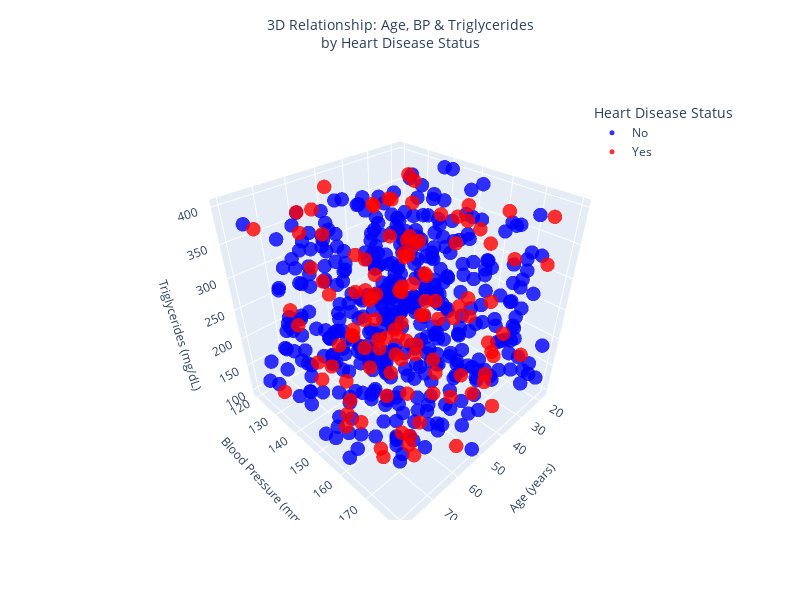

The notebook cell this image was saved under:
### Markdown cell above
# Visualization 5: 3D Scatterplot of Cardiovascular Risk Factors

### Code cell
# Load data
df = pd.read_csv('heart_disease.csv').dropna(subset=['Age', 'Blood Pressure', 'Triglyceride Level'])

# Sample Size 
df_sampled = df.sample(n=550, random_state=42)

# Create figure
fig = go.Figure()

# Plot by heart disease status
for status, color in [('No', 'blue'), ('Yes', 'red')]:
    subset = df_sampled[df_sampled['Heart Disease Status'] == status]
    fig.add_trace(go.Scatter3d(
        x=subset['Age'],
        y=subset['Blood Pressure'],
        z=subset['Triglyceride Level'],
        mode='markers',
        marker=dict(
            color=color,
            size=5,
            opacity=0.8,
        ),
        name=status
    ))

# Formatting
fig.update_layout(
    width=800,  
    height=600,  
    scene=dict(
        xaxis_title='Age (years)',
        yaxis_title='Blood Pressure (mmHg)',
        zaxis_title='Triglycerides (mg/dL)',
        xaxis=dict(title_font=dict(size=12)),
        yaxis=dict(title_font=dict(size=12)),
        zaxis=dict(title_font=dict(size=12)),
    ),
    title=dict(
        text='3D Relationship: Age, BP & Triglycerides<br>by Heart Disease Status',
        font=dict(size=14),
        x=0.5,
        y=0.95
    ),
    legend=dict(
        title_text='Heart Disease Status',  # Legend title
        font=dict(size=12),
        x=0.8,  
        y=1,  
    )
)

# Display the visualization
fig.show()
plt.savefig('3DRelationship_AgeBpTriglyceridesHeartDisease.png')

### Figure 1 — Plotly figure (JSON) as saved in the notebook; plotly's stock layout.template omitted (floating-point values rounded to 4 significant figures; data arrays with more than 128 entries replaced by an {"elided": "..."} marker saying what was removed)
{"data": [{"marker": {"color": "blue", "opacity": 0.8, "size": 5}, "mode": "markers", "name": "No", "type": "scatter3d", "x": {"elided": "436 int values"}, "y": {"elided": "436 int values"}, "z": {"elided": "436 int values"}}, {"marker": {"color": "red", "opacity": 0.8, "size": 5}, "mode": "markers", "name": "Yes", "type": "scatter3d", "x": [72, 43, 51, 72, 35, 52, 29, 40, 70, 18, 76, 56, 78, 58, 76, 18, 62, 61, 24, 37, 42, 77, 26, 71, 35, 50, 61, 43, 66, 48, 57, 37, 41, 51, 46, 39, 39, 55, 55, 19, 55, 27, 46, 70, 25, 72, 79, 59, 38, 73, 33, 30, 76, 35, 71, 46, 68, 61, 67, 71, 57, 77, 36, 45, 23, 78, 70, 22, 61, 73, 56, 70, 21, 62, 19, 52, 34, 69, 59, 21, 58, 23, 52, 23, 18, 54, 39, 59, 39, 73, 35, 43, 36, 61, 49, 29, 31, 62, 62, 21, 59, 20, 50, 67, 52, 33, 54, 68, 36, 24, 31, 58, 65, 35], "y": [141, 149, 151, 168, 167, 159, 160, 155, 154, 144, 127, 130, 159, 130, 126, 144, 151, 123, 175, 144, 176, 173, 153, 165, 160, 179, 123, 125, 167, 155, 160, 135, 178, 138, 137, 163, 161, 168, 152, 175, 144, 132, 143, 140, 138, 164, 167, 136, 143, 176, 122, 142, 159, 137, 176, 170, 178, 154, 178, 132, 144, 139, 126, 174, 130, 172, 163, 134, 162, 173, 158, 139, 135, 174, 162, 175, 172, 143, 129, 126, 179, 154, 159, 163, 175, 173, 141, 151, 177, 159, 147, 134, 175, 130, 153, 167, 128, 151, 135, 140, 167, 124, 130, 155, 151, 138, 127, 147, 135, 164, 138, 140, 169, 137], "z": [197, 277, 213, 315, 105, 377, 355, 256, 274, 285, 107, 150, 165, 249, 375, 329, 356, 369, 173, 318, 233, 264, 209, 103, 397, 336, 339, 275, 139, 184, 247, 370, 265, 259, 239, 388, 240, 176, 161, 381, 266, 389, 396, 338, 152, 356, 386, 104, 330, 182, 121, 252, 204, 218, 155, 186, 303, 228, 353, 233, 238, 290, 348, 389, 337, 340, 107, 134, 234, 388, 367, 153, 164, 253, 368, 311, 191, 187, 271, 263, 131, 219, 224, 159, 311, 184, 246, 329, 364, 154, 269, 368, 111, 384, 103, 109, 291, 189, 360, 331, 132, 225, 152, 249, 183, 281, 400, 106, 142, 100, 393, 213, 137, 159]}], "layout": {"height": 600, "legend": {"font": {"size": 12}, "title": {"text": "Heart Disease Status"}, "x": 0.8, "y": 1}, "scene": {"aspectmode": "auto", "aspectratio": {"x": 1, "y": 1, "z": 1}, "xaxis": {"title": {"font": {"size": 12}, "text": "Age (years)"}, "type": "linear"}, "yaxis": {"title": {"font": {"size": 12}, "text": "Blood Pressure (mmHg)"}, "type": "linear"}, "zaxis": {"title": {"font": {"size": 12}, "text": "Triglycerides (mg/dL)"}, "type": "linear"}}, "title": {"font": {"size": 14}, "text": "3D Relationship: Age, BP & Triglycerides<br>by Heart Disease Status", "x": 0.5, "y": 0.95}, "width": 800}}
